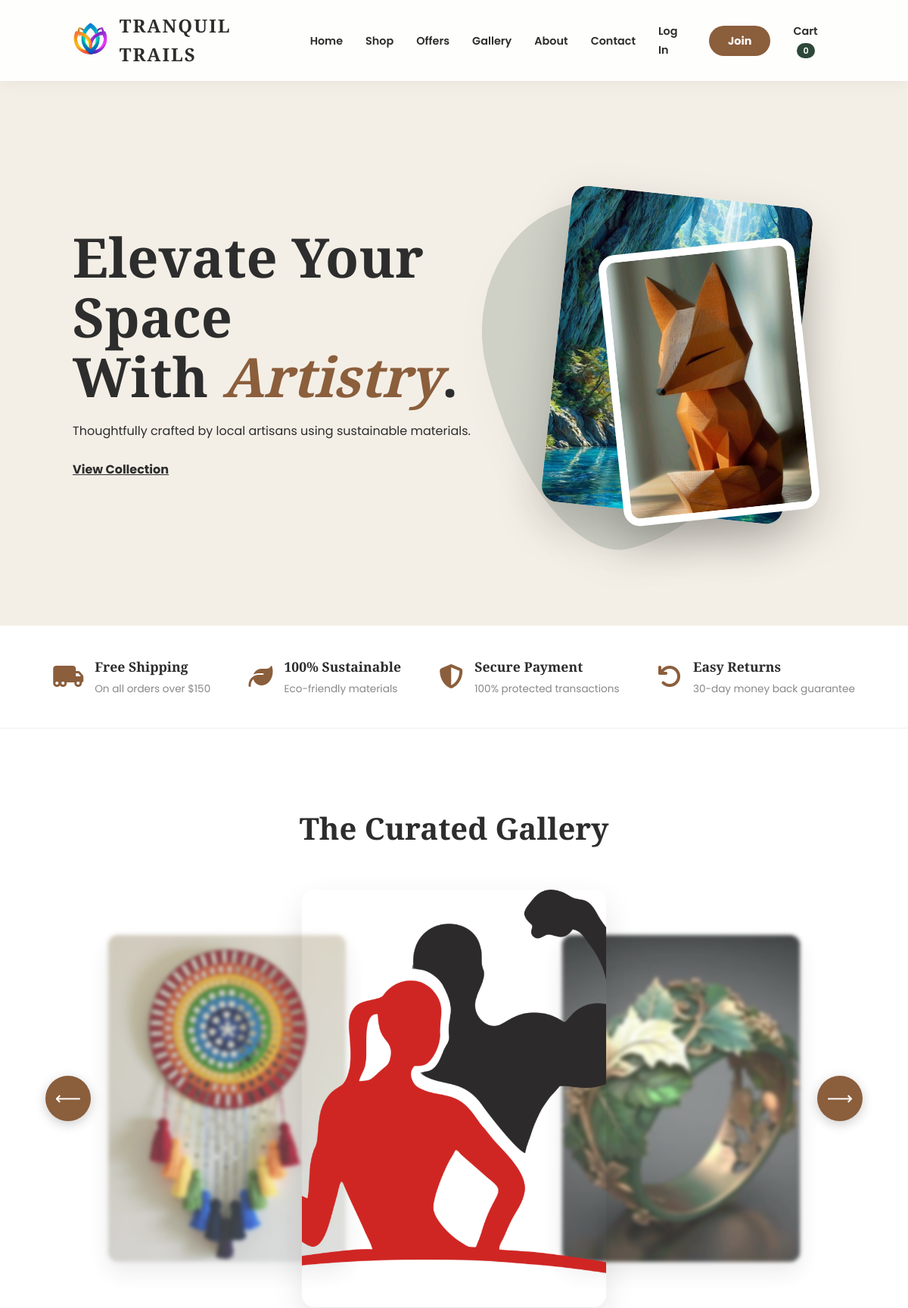
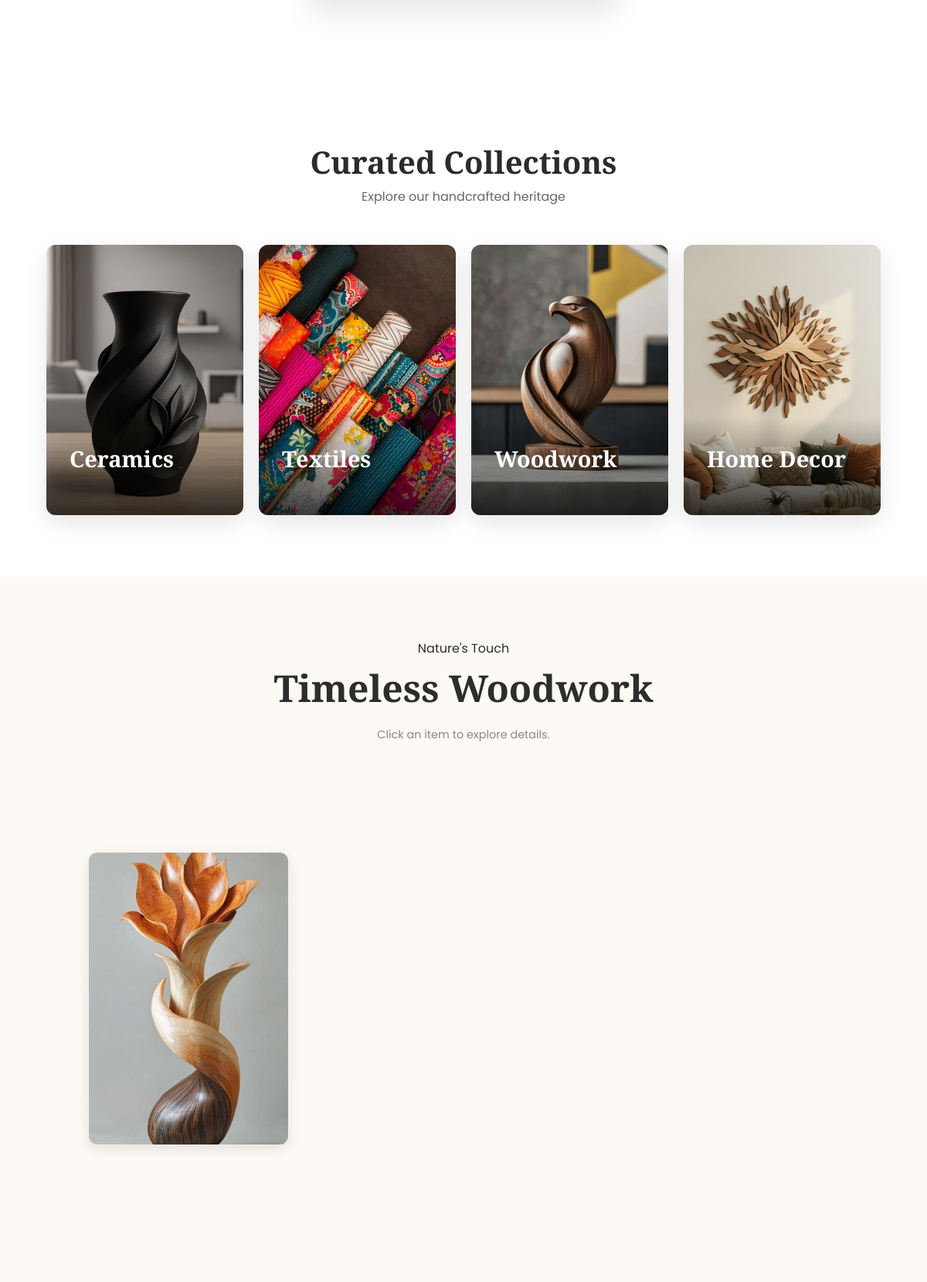
The page / (upper part) on the database its author committed (2 pictures, top to bottom).
### core/models.py (models this page shows, shortened)
class GalleryItem(models.Model):
    CATEGORY_CHOICES = [
        ('ceramics', 'Ceramics'),
        ('wood', 'Woodwork'),
        ('textiles', 'Textiles'),
    ]
    title = models.CharField(max_length=100, blank=True)
    image = models.ImageField(upload_to='gallery/')
    category = models.CharField(max_length=50, choices=CATEGORY_CHOICES, default='ceramics')
    created_at = models.DateTimeField(auto_now_add=True)

class Category(models.Model):
    name = models.CharField(max_length=100)
    slug = models.SlugField(unique=True)
    image = models.ImageField(upload_to='categories/', blank=True, null=True)
    class Meta:
        verbose_name_plural = "Categories"

### core/views.py (the view)
# urls.py: path('', views.home, name='home'),
def home(request):
    gallery_slider = GalleryItem.objects.all().order_by('-created_at')[:7]
    wood_products = Product.objects.filter(category__name='Wood')[:5]
    categories = Category.objects.all()[:4] # Limit to 4 for a nice grid
    return render(request, 'index.html', {
        'gallery_slider': gallery_slider,
        'wood_products': wood_products,
        'categories': categories # Pass this to the template
    })

### core/templates/index.html (shortened to what this page needs)
{% load static %}
<!DOCTYPE html>
<html lang="en">
<head>
    <link rel="stylesheet" href="{% static 'styles.css' %}">
    <link rel="stylesheet" href="https://cdnjs.cloudflare.com/ajax/libs/font-awesome/6.4.0/css/all.min.css">
</head>
<body>
    <nav>
        <a href="{% url 'home' %}" class="logo-container">
            <img src="{% static 'Adobe Express - file.png' %}" alt="Logo" class="logo-img">
            <span class="logo-text">TRANQUIL TRAILS</span>
        </a>
        <ul class="nav-links" id="navLinks">
            <li><a href="{% url 'home' %}">Home</a></li>
            <li><a href="{% url 'shop' %}">Shop</a></li>
            <li><a href="{% url 'offers' %}">Offers</a></li>
            <li><a href="{% url 'gallery' %}">Gallery</a></li>
            <li><a href="{% url 'about' %}">About</a></li>
            <li><a href="{% url 'Contact' %}">Contact</a></li>
            {% if user.is_authenticated %}
                <li>
                    <div class="nav-user-container">
                        <img src="https://cdn-icons-png.flaticon.com/512/3135/3135715.png" alt="Profile" class="user-avatar" id="userAvatarBtn">
                        <div class="profile-dropdown" id="profileDropdown">
                            <div style="padding: 10px 16px; font-weight: bold; background: #f9f9f9; font-size: 0.8rem; border-bottom: 1px solid #eee;">
                                Hi, {{ user.first_name|default:user.username }}
                            </div>
                            <a href="#">My Orders</a>
                            <a href="#" onclick="logoutUser()" class="logout-btn">Logout</a>
                        </div>
                    </div>
                </li>
            {% else %}
                <li><a href="{% url 'login' %}">Log In</a></li>
                <li>
                    <a href="{% url 'signup' %}" style="background: #8B5E3C; color: white; padding: 10px 25px; border-radius: 50px; font-weight: bold; transition: 0.3s;">
                        Join
                    </a>
                </li>
            {% endif %}
            <li id="cartNavItem">
                <a href="#" id="cart-link">Cart <span class="cart-count-pill" id="cart-count">0</span></a>
            </li>
        </ul>
    </nav>
    <header class="hero">
        <div class="hero-text">
            <h1>Elevate Your Space <br>With <span>Artistry</span>.</h1>
            <p>Thoughtfully crafted by local artisans using sustainable materials.</p>
            <br>
            <a href="{% url 'shop' %}" style="color: var(--text); font-weight: bold; text-decoration: underline;">View Collection</a>
        </div>
        <div class="hero-image-container">
            <div class="layer layer-2"><img src="{% static '001.jpg' %}" alt="Artisan craft"></div>
            <div class="layer layer-3"><img src="{% static 'small.jpg' %}" alt="Handcrafted item"></div>
        </div>
    </header>
    <section class="features-bar">
        <div class="feature-item">
            <i class="fas fa-truck-moving"></i>
            <div>
                <h4>Free Shipping</h4>
                <p>On all orders over $150</p>
            </div>
        </div>
        <div class="feature-item">
            <i class="fas fa-leaf"></i>
            <div>
                <h4>100% Sustainable</h4>
                <p>Eco-friendly materials</p>
            </div>
        </div>
        <div class="feature-item">
            <i class="fas fa-shield-alt"></i>
            <div>
                <h4>Secure Payment</h4>
                <p>100% protected transactions</p>
            </div>
        </div>
        <div class="feature-item">
            <i class="fas fa-undo"></i>
            <div>
                <h4>Easy Returns</h4>
                <p>30-day money back guarantee</p>
            </div>
        </div>
    </section>
    <section class="carousel-section">
    <h2 style="font-family: 'Playfair Display'; font-size: 2.5rem;">The Curated Gallery</h2>
    <div class="slider-outer-wrapper">
        <div class="slider-container">
            <div class="slider-wrapper" id="sliderWrapper">
                {% for item in gallery_slider %}
                <div class="slide"
                     data-name="{{ item.title }}"
                     data-price="{{ item.price }}"
                     data-img="{{ item.image.url }}">
                    <img src="{{ item.image.url }}" alt="{{ item.title }}">
                </div>
                {% empty %}
                <div class="slide active"><img src="{% static 'placeholder.jpg' %}" alt="Empty"><button class="add-to-cart-btn">No Items</button></div>
                {% endfor %}
                </div>
        </div>
        <div class="slider-nav">
            <button class="nav-arrow" id="prevBtn" aria-label="Previous">&#10229;</button>
            <button class="nav-arrow" id="nextBtn" aria-label="Next">&#10230;</button>
        </div>
    </div>
    </section>
    <section style="padding: 80px 5%; background: white;">
        <div style="text-align: center; margin-bottom: 50px;">
            <h2 style="font-family: 'Playfair Display'; font-size: 2.5rem; color: #2c2c2c;">Curated Collections</h2>
            <p style="color: #666; font-family: 'Poppins';">Explore our handcrafted heritage</p>
        </div>
        <div class="category-grid">
            {% for cat in categories %}
            <a href="{% url 'shop' %}" class="cat-card">
                {% if cat.image %}
                    <img src="{{ cat.image.url }}" alt="{{ cat.name }}">
                {% else %}
                    <img src="https://source.unsplash.com/600x400/?{{ cat.name|lower }},craft" alt="{{ cat.name }}">
                {% endif %}
                <div class="cat-overlay">
                    <h3>{{ cat.name }}</h3>
                </div>
            </a>
            {% endfor %}
        </div>
    </section>
    <section class="wood-section">
        <div class="section-container">
            <div class="wood-header">
                <span class="subtitle">Nature's Touch</span>
                <h2 class="playfair">Timeless Woodwork</h2>
                <p>Click an item to explore details.</p>
            </div>
            <div class="wood-scroll-wrapper" id="woodWrapper">
                {% for product in wood_products %}
                <div class="wood-card" data-name="{{ product.name }}" data-price="{{ product.price }}" data-img="{{ product.image.url }}">
                    <img src="{{ product.image.url }}" alt="{{ product.name }}">
                    <div class="wood-overlay">
                        <h3>{{ product.name }}</h3>
                        <p class="wood-price">${{ product.price }}</p>
                        <button class="add-to-cart-btn">Add to Bag</button>
                    </div>
                </div>
                {% empty %}
                <div class="wood-scroll-wrapper" id="woodWrapper">
                    <div class="wood-card" data-name="Mahogany Table" data-price="450" data-img="{% static 'Sculpted Grace_ Wooden.jpg' %}">
                        <img src="{% static 'Sculpted Grace_ Wooden.jpg' %}" alt="Mahogany Table">
                    </div>
                </div>
                {% endfor %}
            </div>
        </div>
    </section>
</body>
</html>

### core/templates/index.html (style rules this page uses)
.features-bar { background: #fff; padding: 40px 5%; display: flex; flex-wrap: wrap; justify-content: space-around; gap: 30px; border-bottom: 1px solid #eee; }
.feature-item { display: flex; align-items: center; gap: 15px; min-width: 200px; }
.feature-item i { font-size: 2rem; color: #8B5E3C; }
.feature-item h4 { font-family: 'Playfair Display'; font-size: 1.1rem; margin-bottom: 5px; color: #2c2c2c; }
.feature-item p { font-size: 0.85rem; color: #888; font-family: 'Poppins'; }
.category-grid { display: grid; grid-template-columns: repeat(auto-fit, minmax(250px, 1fr)); gap: 20px; max-width: 1200px; margin: 0 auto; }
.cat-card { position: relative; height: 350px; border-radius: 12px; overflow: hidden; display: block; box-shadow: 0 10px 30px rgba(0,0,0,0.1); }
.cat-card img { width: 100%; height: 100%; object-fit: cover; transition: transform 0.6s ease; }
.cat-overlay { position: absolute; bottom: 0; left: 0; width: 100%; padding: 30px; background: linear-gradient(to top, rgba(0,0,0,0.8), transparent); color: white; transform: translateY(10px); transition: 0.4s; }
.cat-overlay h3 { font-family: 'Playfair Display'; font-size: 1.8rem; margin-bottom: 5px; }

### rows shown on the page
GalleryItem: image (picture)
GalleryItem: image (picture)
GalleryItem: image (picture)
Category: image (picture), name "Ceramics"
Category: image (picture), name "Textiles"
Category: image (picture), name "Woodwork"
Category: image (picture), name "Home Decor"
